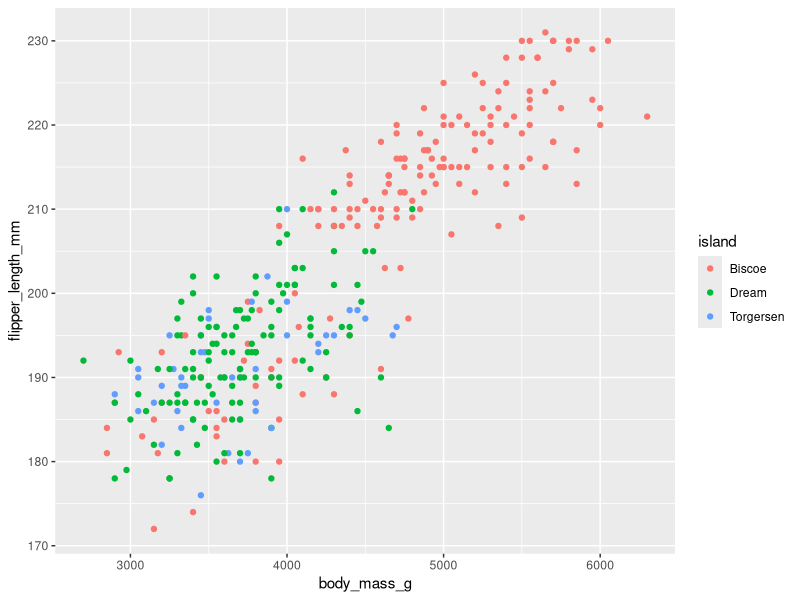
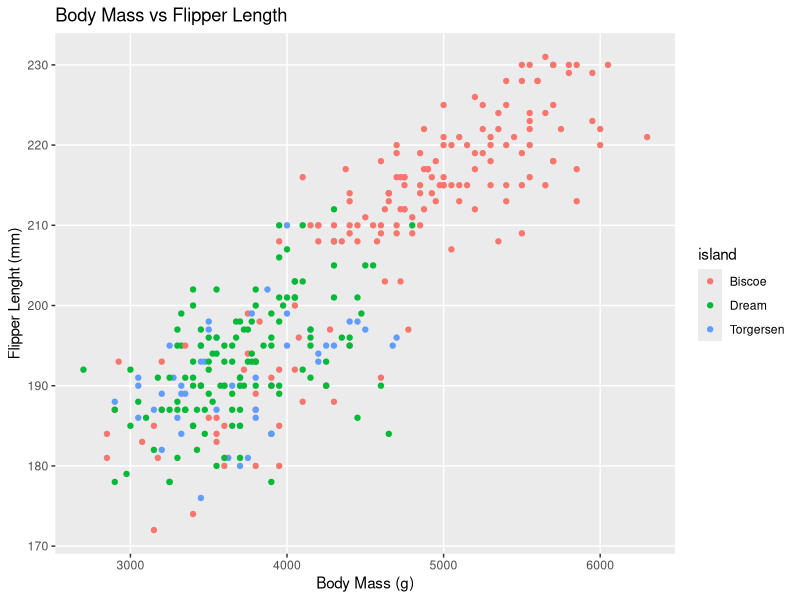
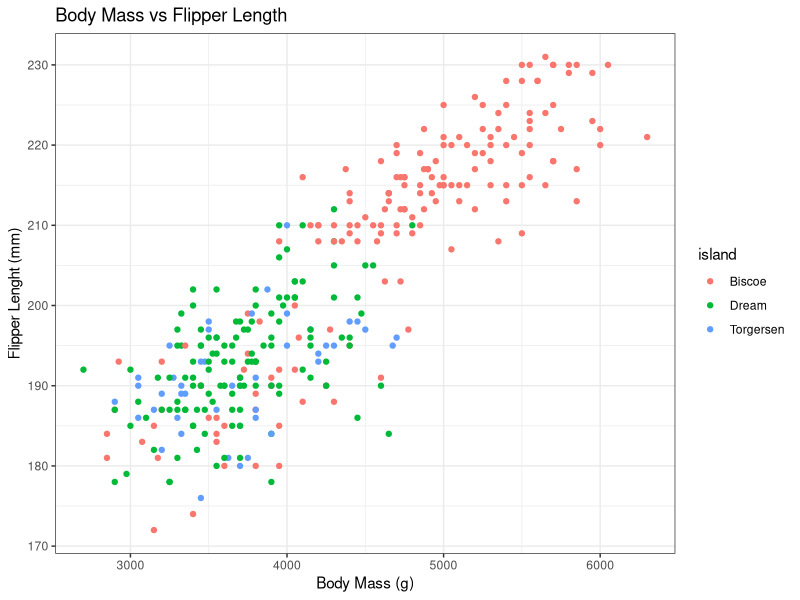
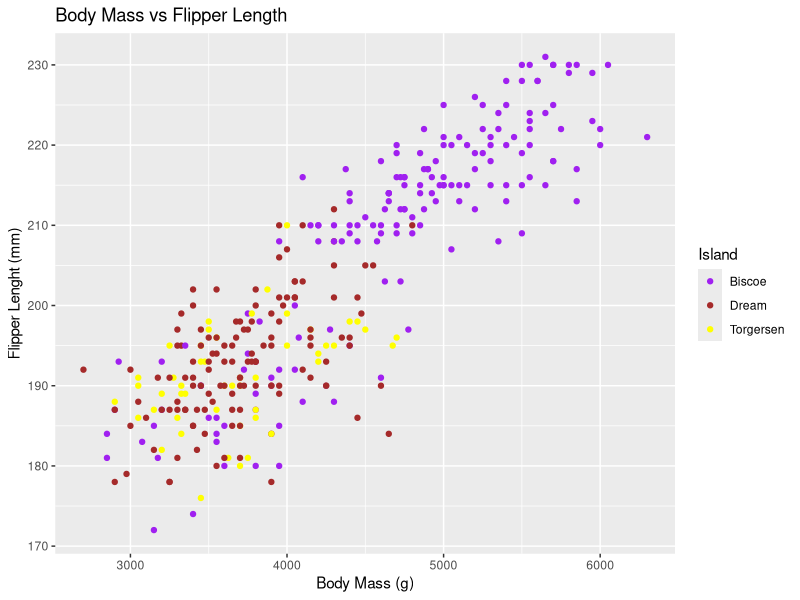
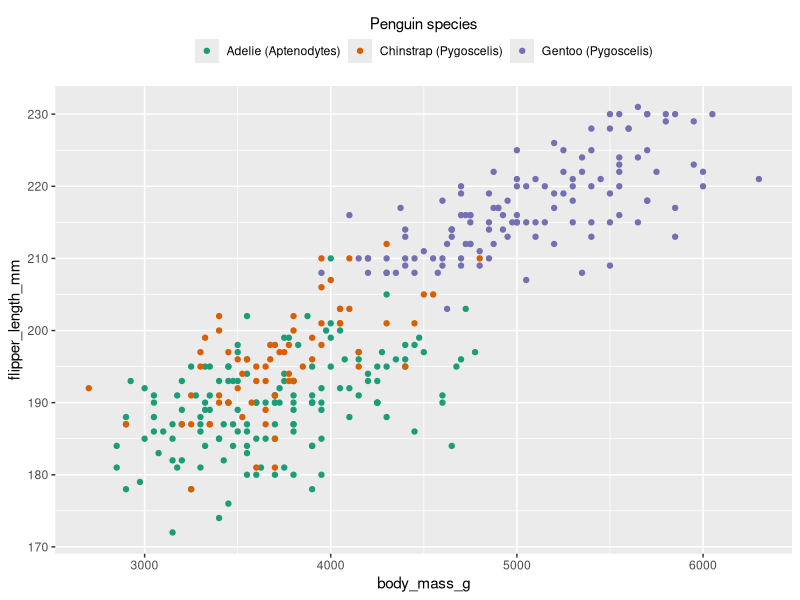
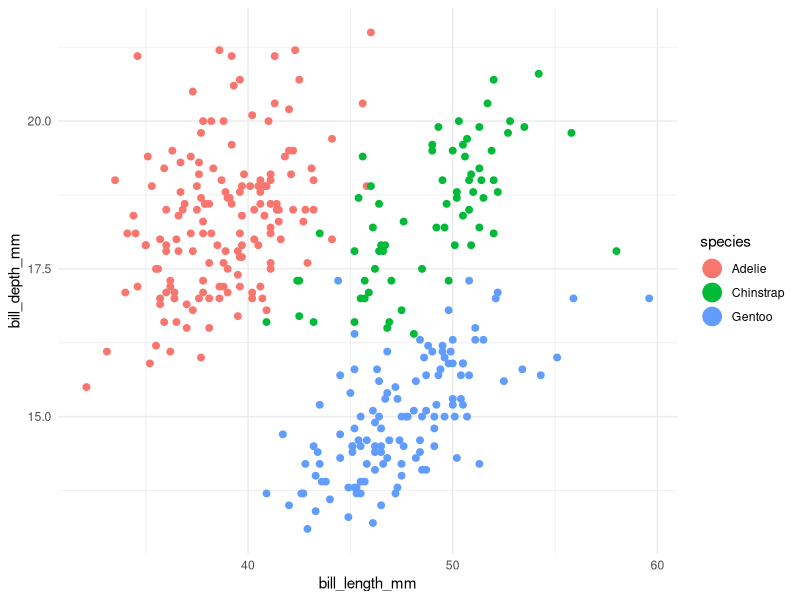
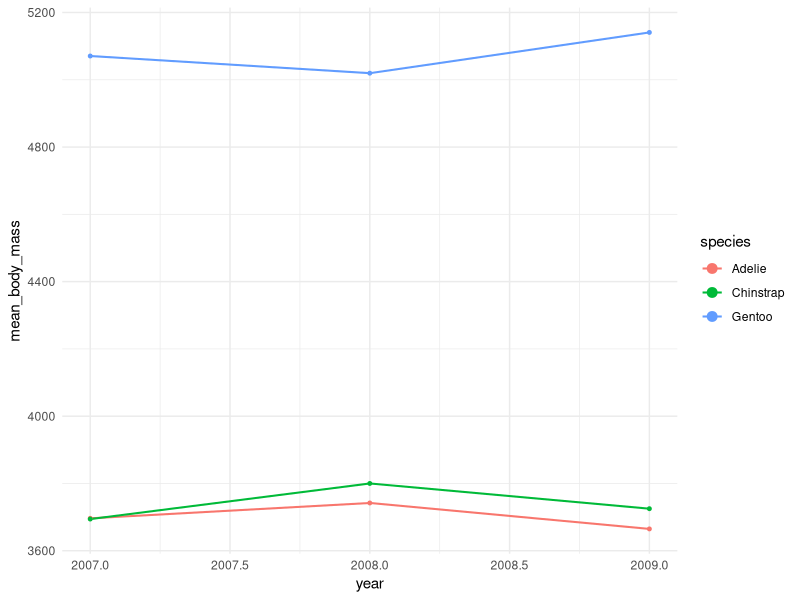
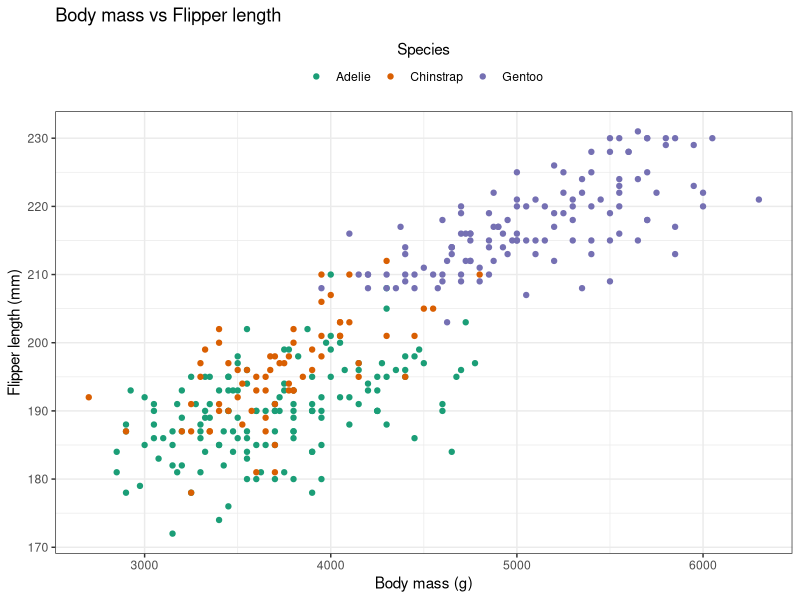

Generate these figures, in order, with R:
## ---- chunk 1
#| message: false

library(tidyverse)
library(palmerpenguins)

# brings 'penguins' dataset into name space
attach(penguins)
# brings 'penguins_raw' dataset into name space
attach(penguins_raw)
## ---- chunk 2
penguin_plot <- ggplot(
  data = penguins,
  mapping = aes(x = body_mass_g,
                y = flipper_length_mm,
                colour = island)
) 

penguin_plot <- penguin_plot +
  geom_point()

penguin_plot
## ---- chunk 3
penguin_plot <- penguin_plot +
  labs(x = "Body Mass (g)",
       y = "Flipper Lenght (mm)",
       title = "Body Mass vs Flipper Length") 

penguin_plot +
  theme(panel.grid.minor = element_blank())
## ---- chunk 4
penguin_plot +
  theme_bw()
## ---- chunk 5
penguin_plot +
  scale_colour_manual(name = "Island",
    values = c(Biscoe = "purple", Dream = "brown", Torgersen = "yellow")
  )
## ---- chunk 6
ggplot(penguins, aes(x = body_mass_g, y = flipper_length_mm, colour = species)) +
  geom_point() +
  scale_colour_manual(
    name = "Penguin species",
    values = c(Adelie = "#1b9e77", Chinstrap = "#d95f02", Gentoo = "#7570b3"),
    labels = c(Adelie = "Adelie (Aptenodytes)", Chinstrap = "Chinstrap (Pygoscelis)", Gentoo = "Gentoo (Pygoscelis)")
  ) +
  guides(colour = guide_legend(title.position = "top", title.hjust = 0.5, nrow = 1)) +
  theme(legend.position = "top")
## ---- chunk 7
# increase point size in legend only (penguins)
ggplot(penguins, aes(x = bill_length_mm, y = bill_depth_mm, colour = species)) +
  geom_point(size = 2, na.rm = TRUE) +
  guides(colour = guide_legend(override.aes = list(size = 6))) +
  theme_minimal()

# increase line thickness in legend only (penguins summarized by year)
df_line <- penguins %>%
  filter(!is.na(species), !is.na(year), !is.na(body_mass_g)) %>%
  group_by(species, year) %>%
  summarise(mean_body_mass = mean(body_mass_g, na.rm = TRUE), .groups = "drop")

ggplot(df_line, aes(x = year, y = mean_body_mass, colour = species, group = species)) +
  geom_line(linewidth = 0.7) +
  geom_point(size = 1) +
  guides(colour = guide_legend(override.aes = list(size = 3))) +
  theme_minimal()
## ---- chunk 8
# -------------------------
# Possible solutions
# -------------------------

# Exercise 1 — Scatter plot & legend styling
library(ggplot2)
ex1_df <- penguins %>% drop_na(body_mass_g, flipper_length_mm, species)

ggplot(ex1_df, aes(x = body_mass_g, y = flipper_length_mm, colour = species)) +
  geom_point(na.rm = TRUE) +
  labs(
    title = "Body mass vs Flipper length",
    x = "Body mass (g)",
    y = "Flipper length (mm)",
    colour = "Species"
  ) +
  scale_colour_manual(
    values = c(Adelie = "#1b9e77", Chinstrap = "#d95f02", Gentoo = "#7570b3")
  ) +
  guides(colour = guide_legend(nrow = 1, title.position = "top", title.hjust = 0.5)) +
  theme_bw() +
  theme(legend.position = "top")

# Exercise 2 — Aggregation + line plot with legend overrides
df_line <- penguins %>%
  filter(!is.na(species), !is.na(year), !is.na(body_mass_g)) %>%
  group_by(species, year) %>%
  summarise(mean_body_mass = mean(body_mass_g, na.rm = TRUE), .groups = "drop")

ggplot(df_line, aes(x = year, y = mean_body_mass, colour = species, group = species)) +
  geom_line(linewidth = 0.6, na.rm = TRUE) +
  geom_point(size = 1.5, na.rm = TRUE) +
  labs(title = "Mean body mass by species over years", x = "Year", y = "Mean body mass (g)") +
  guides(colour = guide_legend(override.aes = list(linewidth = 2, size = 4))) +
  theme_minimal()

# Exercise 3 — Facets, handling missing values, and saving output
dir.create("plots", showWarnings = FALSE)

ex3_df <- penguins %>% drop_na(bill_length_mm, bill_depth_mm, sex, island)

p <- ggplot(ex3_df, aes(x = bill_length_mm, y = bill_depth_mm, colour = sex)) +
  geom_point(na.rm = TRUE) +
  facet_wrap(~ island) +
  labs(title = "Bill length vs Bill depth by island", x = "Bill length (mm)", y = "Bill depth (mm)") +
  coord_cartesian(xlim = c(30, 60), ylim = c(10, 22)) +  # focus on typical ranges without dropping data
  theme_classic()

#ggsave("plots/bill_scatter.png", p, dpi = 300, width = 8, height = 5)
## ---- chunk 9
# -------------------------
# Possible solutions
# -------------------------

# Exercise 1 — Scatter plot & legend styling
library(ggplot2)
ex1_df <- penguins %>% drop_na(body_mass_g, flipper_length_mm, species)

ggplot(ex1_df, aes(x = body_mass_g, y = flipper_length_mm, colour = species)) +
  geom_point(na.rm = TRUE) +
  labs(
    title = "Body mass vs Flipper length",
    x = "Body mass (g)",
    y = "Flipper length (mm)",
    colour = "Species"
  ) +
  scale_colour_manual(
    values = c(Adelie = "#1b9e77", Chinstrap = "#d95f02", Gentoo = "#7570b3")
  ) +
  guides(colour = guide_legend(nrow = 1, title.position = "top", title.hjust = 0.5)) +
  theme_bw() +
  theme(legend.position = "top")

# Exercise 2 — Aggregation + line plot with legend overrides
df_line <- penguins %>%
  filter(!is.na(species), !is.na(year), !is.na(body_mass_g)) %>%
  group_by(species, year) %>%
  summarise(mean_body_mass = mean(body_mass_g, na.rm = TRUE), .groups = "drop")

ggplot(df_line, aes(x = year, y = mean_body_mass, colour = species, group = species)) +
  geom_line(linewidth = 0.6, na.rm = TRUE) +
  geom_point(size = 1.5, na.rm = TRUE) +
  labs(title = "Mean body mass by species over years", x = "Year", y = "Mean body mass (g)") +
  guides(colour = guide_legend(override.aes = list(linewidth = 2, size = 4))) +
  theme_minimal()

# Exercise 3 — Facets, handling missing values, and saving output
dir.create("plots", showWarnings = FALSE)

ex3_df <- penguins %>% drop_na(bill_length_mm, bill_depth_mm, sex, island)

p <- ggplot(ex3_df, aes(x = bill_length_mm, y = bill_depth_mm, colour = sex)) +
  geom_point(na.rm = TRUE) +
  facet_wrap(~ island) +
  labs(title = "Bill length vs Bill depth by island", x = "Bill length (mm)", y = "Bill depth (mm)") +
  coord_cartesian(xlim = c(30, 60), ylim = c(10, 22)) +  # focus on typical ranges without dropping data
  theme_classic()

#ggsave("plots/bill_scatter.png", p, dpi = 300, width = 8, height = 5)
